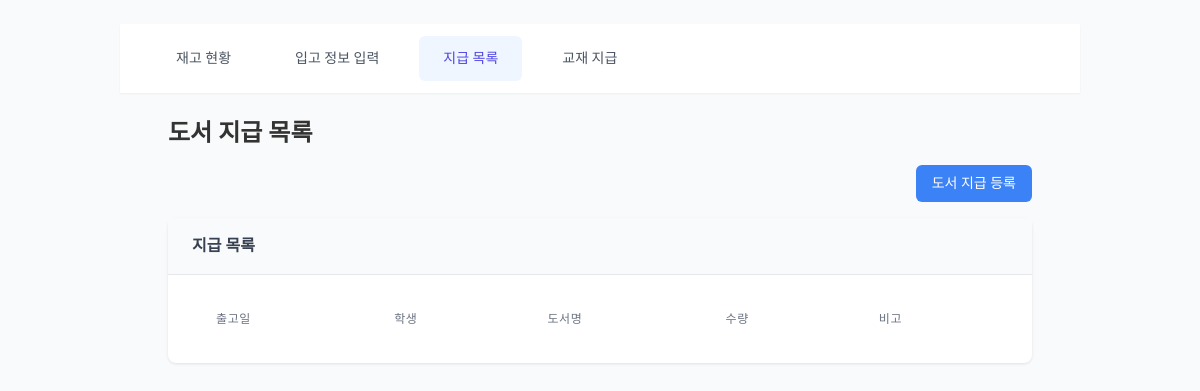
Page /bookstore/issues/ on the earlier database version.
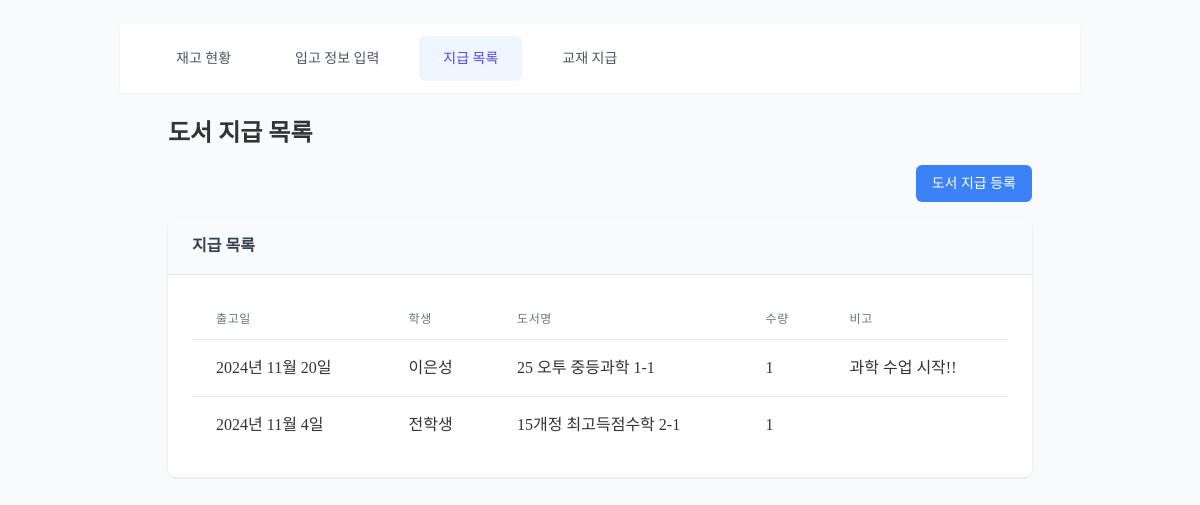
Same page on the later database version.
### bookstore/models.py (models this page shows, shortened)
class BookIssue(models.Model):
    book_stock = models.ForeignKey(
        'BookStock',
        on_delete=models.CASCADE,
        verbose_name='재고'
    )
    student = models.ForeignKey(
        Student,
        on_delete=models.CASCADE,
        verbose_name='학생'
    )
    quantity = models.PositiveIntegerField(
        verbose_name='수량'
    )
    issued_date = models.DateField(
        default=timezone.now,
        verbose_name='출고일'
    )
    memo = models.TextField(
        null=True,
        blank=True,
        verbose_name='비고'
    )
    class Meta:
        verbose_name = '도서 출고'
        verbose_name_plural = '도서 출고 목록'

class BookStock(models.Model):
    book = models.ForeignKey(
        Book,
        on_delete=models.CASCADE,
        verbose_name='도서명'
    )
    quantity = models.PositiveIntegerField(
        default=0,
        validators=[MinValueValidator(0)],
        verbose_name='수량'
    )
    list_price = models.PositiveIntegerField(
        validators=[MinValueValidator(0)],
        verbose_name='정가'
    )
    unit_price = models.PositiveIntegerField(
        validators=[MinValueValidator(0)],
        verbose_name='단가'
    )
    selling_price = models.PositiveIntegerField(
        validators=[MinValueValidator(0)],
        verbose_name='판매가'
    )
    memo = models.TextField(
        blank=True,
        verbose_name='메모'
    )
    received_date = models.DateField(
        verbose_name='입고일'
    )
    class Meta:
        verbose_name = '도서 재고'
        verbose_name_plural = '도서 재고'
        ordering = ['-received_date', 'book__name']

### students/models.py (models this page shows, shortened)
class Student(models.Model):
    GRADE_CHOICES = [
        ('K5', 'K5'), ('K6', 'K6'), ('K7', 'K7'), ('K8', 'K8'),
        ('K9', 'K9'), ('K10', 'K10'), ('K11', 'K11'), ('K12', 'K12'),
    ]
    GENDER_CHOICES = [
        ('M', '남'),
        ('F', '여'),
    ]
    name = models.CharField(max_length=100, verbose_name='이름')
    school = models.ForeignKey(School, on_delete=models.SET_NULL, null=True, blank=True, verbose_name='학교')
    grade = models.CharField(max_length=3, choices=GRADE_CHOICES, null=True, blank=True, verbose_name='학년')
    phone_number = models.CharField(max_length=15, null=True, blank=True, verbose_name='학생 전화번호',
                                    validators=[RegexValidator(regex=r'^\d{3}-\d{3,4}-\d{4}$',
                                                message="형식: 000-0000-0000")])
    email = models.EmailField(null=True, blank=True, verbose_name='이메일 주소')
    gender = models.CharField(max_length=1, choices=GENDER_CHOICES, null=True, blank=True, verbose_name='성별')
    parent_phone = models.CharField(max_length=15, null=True, blank=True, verbose_name='부모님 전화번호',
                                    validators=[RegexValidator(regex=r'^\d{3}-\d{3,4}-\d{4}$',
                                                message="형식: 000-0000-0000")])
    receipt_number = models.CharField(max_length=15, null=True, blank=True, verbose_name='현금영수증용 번호')
    interview_date = models.DateField(null=True, blank=True, verbose_name='인터뷰 날짜')
    interview_score = models.IntegerField(null=True, blank=True, verbose_name='인터뷰 기본 성적',
                                          validators=[MinValueValidator(1), MaxValueValidator(10)])
    interview_info = models.TextField(null=True, blank=True, verbose_name='인터뷰 정보')
    first_class_date = models.DateField(null=True, blank=True, verbose_name='첫수업 날짜')
    quit_date = models.DateField(null=True, blank=True, verbose_name='그만 둔 날짜')
    student_id = models.CharField(max_length=8, unique=True, verbose_name='고유번호')
    personal_file = models.FileField(upload_to='student_files/', null=True, blank=True, verbose_name='개인 파일')
    etc = models.TextField(null=True, blank=True, verbose_name='기타')
    extra1 = models.CharField(max_length=100, null=True, blank=True, verbose_name='예비1')
    extra2 = models.CharField(max_length=100, null=True, blank=True, verbose_name='예비2')
    extra3 = models.CharField(max_length=100, null=True, blank=True, verbose_name='예비3')
    extra4 = models.CharField(max_length=100, null=True, blank=True, verbose_name='예비4')
    extra5 = models.CharField(max_length=100, null=True, blank=True, verbose_name='예비5')
    is_active = models.BooleanField(default=True, verbose_name='활동 여부')
    class Meta:
        verbose_name = '학생'
        verbose_name_plural = '학생'

### books/models.py (models this page shows, shortened)
class Book(models.Model):
    name = models.CharField(
        max_length=200,
        verbose_name='교재 이름'
    )
    subject = models.ForeignKey(
        Subject,
        on_delete=models.SET_NULL,
        null=True,
        blank=True,
        verbose_name='과목'
    )
    isbn = models.CharField(
        max_length=13,
        null=True,
        blank=True,
        verbose_name='ISBN'
    )
    publisher = models.ForeignKey(
        Publisher,
        on_delete=models.SET_NULL,
        null=True,
        blank=True,
        verbose_name='출판사'
    )
    difficulty_level = models.PositiveIntegerField(
        validators=[
            MinValueValidator(1),
            MaxValueValidator(10)
        ],
        null=True,
        blank=True,
        verbose_name='교재 난이도'
    )
    memo = models.TextField(
        null=True,
        blank=True,
        verbose_name='메모'
    )
    barcode = models.ImageField(
        upload_to='books/barcodes/',
        null=True,
        blank=True,
        verbose_name='바코드'
    )
    qr_code = models.ImageField(
        upload_to='books/qrcodes/',
        null=True,
        blank=True,
        verbose_name='QR 코드'
    )
    unique_code = models.CharField(
        max_length=36,
        unique=True,
        default=uuid.uuid4,
        editable=False,
        verbose_name='고유 코드'
    )
    spare1 = models.CharField(
        max_length=200,
        null=True,
        blank=True,
        verbose_name='예비1'
    )
    spare2 = models.CharField(
        max_length=200,
        null=True,
        blank=True,
        verbose_name='예비2'
    )
    spare3 = models.CharField(
        max_length=200,
        null=True,
        blank=True,
        verbose_name='예비3'
    )
    class Meta:
        verbose_name = '교재'
        verbose_name_plural = '교재 목록'

### bookstore/views.py (the view)
# urls.py: path('issues/', views.book_issue_list, name='book_issue_list'),
def book_issue_list(request):
    issues = BookIssue.objects.all()
    return render(request, 'bookstore/book_issue_list.html', {'issues': issues})

### bookstore/templates/bookstore/book_issue_list.html
{% extends 'bookstore/base_bookstore.html' %}
{% block bookstore_content %}
<div class="container mx-auto px-4">
    <h1 class="text-2xl font-bold mb-4">도서 지급 목록</h1>
    <div class="flex justify-end mb-4">
        <a href="{% url 'bookstore:book_issue_create' %}" class="form-button bg-blue-500 hover:bg-blue-600">
            도서 지급 등록
        </a>
    </div>
    <div class="content-card">
        <div class="card-header">지급 목록</div>
        <div class="card-body">
            <table class="min-w-full divide-y divide-gray-200">
                <thead>
                    <tr>
                        <th class="px-6 py-3 text-left text-xs font-medium text-gray-500 uppercase tracking-wider">출고일</th>
                        <th class="px-6 py-3 text-left text-xs font-medium text-gray-500 uppercase tracking-wider">학생</th>
                        <th class="px-6 py-3 text-left text-xs font-medium text-gray-500 uppercase tracking-wider">도서명</th>
                        <th class="px-6 py-3 text-left text-xs font-medium text-gray-500 uppercase tracking-wider">수량</th>
                        <th class="px-6 py-3 text-left text-xs font-medium text-gray-500 uppercase tracking-wider">비고</th>
                    </tr>
                </thead>
                <tbody class="bg-white divide-y divide-gray-200">
                    {% for issue in issues %}
                    <tr>
                        <td class="px-6 py-4 whitespace-nowrap">{{ issue.issued_date }}</td>
                        <td class="px-6 py-4 whitespace-nowrap">{{ issue.student.name }}</td>
                        <td class="px-6 py-4 whitespace-nowrap">{{ issue.book_stock.book.name }}</td>
                        <td class="px-6 py-4 whitespace-nowrap">{{ issue.quantity }}</td>
                        <td class="px-6 py-4 whitespace-nowrap">{{ issue.memo }}</td>
                    </tr>
                    {% endfor %}
                </tbody>
            </table>
        </div>
    </div>
</div>
{% endblock %}

Differences in the rows shown:
added BookIssue: issued_date "2024년 11월 20일", student.name "이은성", book_stock.book.name "25 오투 중등과학 1-1", quantity "1", memo "과학 수업 시작!!"
added BookIssue: issued_date "2024년 11월 4일", student.name "전학생", book_stock.book.name "15개정 최고득점수학 2-1", quantity "1"
